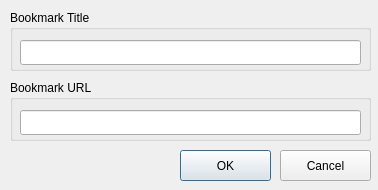
<?xml version="1.0" encoding="UTF-8"?>
<ui version="4.0">
 <class>DialogBookmarkAdd</class>
 <widget class="QDialog" name="DialogBookmarkAdd">
  <property name="geometry">
   <rect>
    <x>0</x>
    <y>0</y>
    <width>378</width>
    <height>190</height>
   </rect>
  </property>
  <property name="windowTitle">
   <string>New bookmark</string>
  </property>
  <widget class="QGroupBox" name="titleHint">
   <property name="geometry">
    <rect>
     <x>10</x>
     <y>10</y>
     <width>361</width>
     <height>61</height>
    </rect>
   </property>
   <property name="title">
    <string>Bookmark Title</string>
   </property>
   <widget class="QLineEdit" name="titleEdit">
    <property name="geometry">
     <rect>
      <x>10</x>
      <y>30</y>
      <width>341</width>
      <height>25</height>
     </rect>
    </property>
   </widget>
  </widget>
  <widget class="QGroupBox" name="urlHint">
   <property name="geometry">
    <rect>
     <x>10</x>
     <y>80</y>
     <width>361</width>
     <height>61</height>
    </rect>
   </property>
   <property name="title">
    <string>Bookmark URL</string>
   </property>
   <widget class="QLineEdit" name="urlEdit">
    <property name="geometry">
     <rect>
      <x>10</x>
      <y>30</y>
      <width>341</width>
      <height>25</height>
     </rect>
    </property>
   </widget>
  </widget>
  <widget class="QPushButton" name="okButton">
   <property name="geometry">
    <rect>
     <x>180</x>
     <y>150</y>
     <width>91</width>
     <height>31</height>
    </rect>
   </property>
   <property name="text">
    <string>OK</string>
   </property>
  </widget>
  <widget class="QPushButton" name="cancelButton">
   <property name="geometry">
    <rect>
     <x>280</x>
     <y>150</y>
     <width>91</width>
     <height>31</height>
    </rect>
   </property>
   <property name="text">
    <string>Cancel</string>
   </property>
  </widget>
 </widget>
 <resources/>
 <connections>
  <connection>
   <sender>okButton</sender>
   <signal>clicked()</signal>
   <receiver>DialogBookmarkAdd</receiver>
   <slot>actionOK()</slot>
   <hints>
    <hint type="sourcelabel">
     <x>225</x>
     <y>165</y>
    </hint>
    <hint type="destinationlabel">
     <x>188</x>
     <y>94</y>
    </hint>
   </hints>
  </connection>
  <connection>
   <sender>cancelButton</sender>
   <signal>clicked()</signal>
   <receiver>DialogBookmarkAdd</receiver>
   <slot>actionCancel()</slot>
   <hints>
    <hint type="sourcelabel">
     <x>325</x>
     <y>165</y>
    </hint>
    <hint type="destinationlabel">
     <x>188</x>
     <y>94</y>
    </hint>
   </hints>
  </connection>
 </connections>
 <slots>
  <slot>actionOK()</slot>
  <slot>actionCancel()</slot>
 </slots>
</ui>
